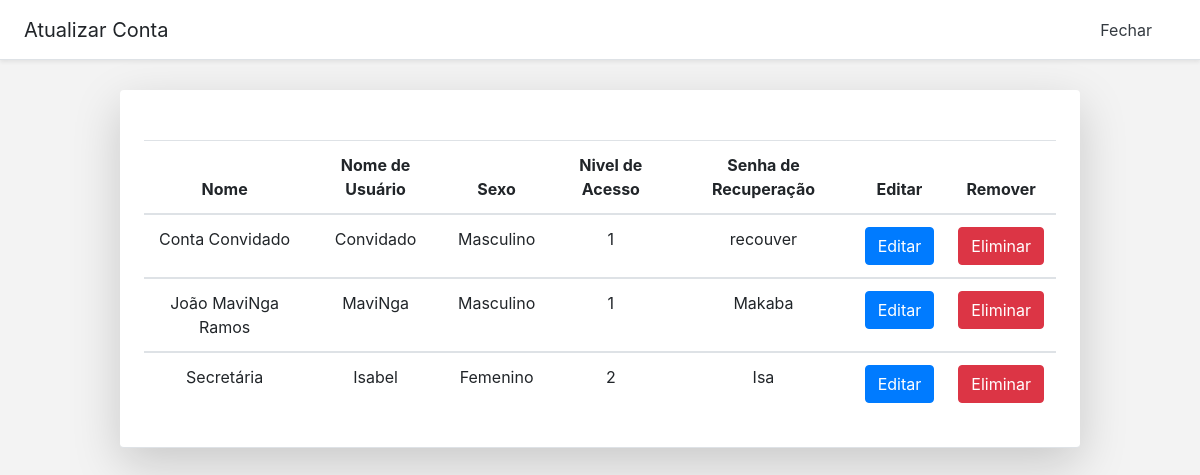
The app's page /paginas/area_usuarios_def.php (signed in) with its own data.
### tables this page shows
CREATE TABLE IF NOT EXISTS `usuario` (
  `id_usuario` int(11) NOT NULL AUTO_INCREMENT,
  `nome` varchar(50) NOT NULL,
  `usuario` varchar(20) NOT NULL,
  `fk_sexo` int(11) NOT NULL,
  `nivel` enum('1','2') NOT NULL,
  `senha` varchar(32) NOT NULL,
  `senha_recuperacao` varchar(50) NOT NULL,
  PRIMARY KEY (`id_usuario`),
  KEY `fk_sexo` (`fk_sexo`)
);

CREATE TABLE IF NOT EXISTS `sexo` (
  `id_sexo` int(11) NOT NULL AUTO_INCREMENT,
  `sexo` varchar(10) NOT NULL,
  PRIMARY KEY (`id_sexo`)
);

### paginas/area_usuarios_def.php (the view, shortened to what this page needs)
<?php
include('../php/conexao.php');
?>
<!doctype html>
<html lang="">
  <head>
    <link href="../assets/bootstrap/css/bootstrap.min.css" rel="stylesheet">
    <link href="../assets/fontawesome/all.min.css" rel="stylesheet">
    <link href="pricing.css" rel="stylesheet">
  </head>
  <body>
    <div class="menu d-flex flex-column flex-md-row align-items-center p-3 px-md-4 mb-3 bg-white border-bottom shadow-sm">
      <h5 class="my-0 mr-md-auto font-weight-normal">Atualizar Conta</h5>
      <nav class="my-2 my-md-0 mr-md-3">
        <a class="p-2 text-dark" href="definicoes.php">Fechar</a>
      </nav>
    </div>
    <section class="Tabela p-3 px-md-4 mb-3 bg-white border-bottom shadow-lg p3 md-5 rounded">
      <div align="left">
        <h5 class="my-0 mr-md-auto font-weight-normal">
          <i class="user fa fa-users"></i>
        </h5>
      </div>
      <div class="table-responsive" style="">
        <table class="table table-hover">
          <thead>
            <th>Nome</th>
            <th>Nome de Usuário</th>
            <th>Sexo</th>
            <th>Nivel de Acesso</th>
            <th>Senha de Recuperação</th>
            <th>Editar</th>
            <th>Remover</th>
          </thead>
          <?php
            $lista_usuario = mysqli_query($conexao,"SELECT * FROM usuario JOIN sexo ON usuario.fk_sexo = sexo.id_sexo");
            while($resultado = mysqli_fetch_array($lista_usuario)){
            $nome = $resultado['nome'];
            $usuario = $resultado['usuario'];
            $sexo = $resultado['sexo'];
            $nivel = $resultado['nivel'];
            $senha_recuperacao = $resultado['senha_recuperacao'];
          ?>
          <tbody>
            <tr>
              <td><span class="cor"><?php echo $nome?></span></td>
              <td><span class="cor"><?php echo $usuario?></span></td>
              <td><span class="cor"><?php echo $sexo?></span></td>
              <td><span class="cor"><?php echo $nivel?></span></td>
              <td><span class="cor"><?php echo $senha_recuperacao?></span></td>
              <td><?php echo "<a href='ed_usuario.php?&id=".$resultado['id_usuario']."' class='btn btn-primary'>Editar</a>";?></td>
              <td>
              <button type="button" class="btn btn-danger" data-toggle="modal" data-target="#exampleModal<?php echo $resultado['id_usuario']?>">Eliminar</button>
              </td>
            </tr>
          </tbody>
          <?php
            }
          ?>
        </table>
      </div>
    </section>
  </body>
</html>

### paginas/pricing.css (style rules this page uses)
html { font-size: 14px; }
@media (min-width: 768px) { html { font-size: 16px; } }
.menu { height: 60px; }
a { text-decoration: none; }

### paginas/area_usuarios_def.php (style rules this page uses)
body { background: #f3f3f3; }
.user { font-size: 2.1rem; }
.Tabela { width: 80%;margin: auto;margin-top: 30px; border-radius: 10px;text-align: center; }

### records on screen
usuario: nome "Conta Convidado", usuario "Convidado", fk_sexo.sexo "Masculino", nivel "1", senha_recuperacao "recouver"
usuario: nome "João MaviNga Ramos", usuario "MaviNga", fk_sexo.sexo "Masculino", nivel "1", senha_recuperacao "Makaba"
usuario: nome "Secretária", usuario "Isabel", fk_sexo.sexo "Femenino", nivel "2", senha_recuperacao "Isa"
